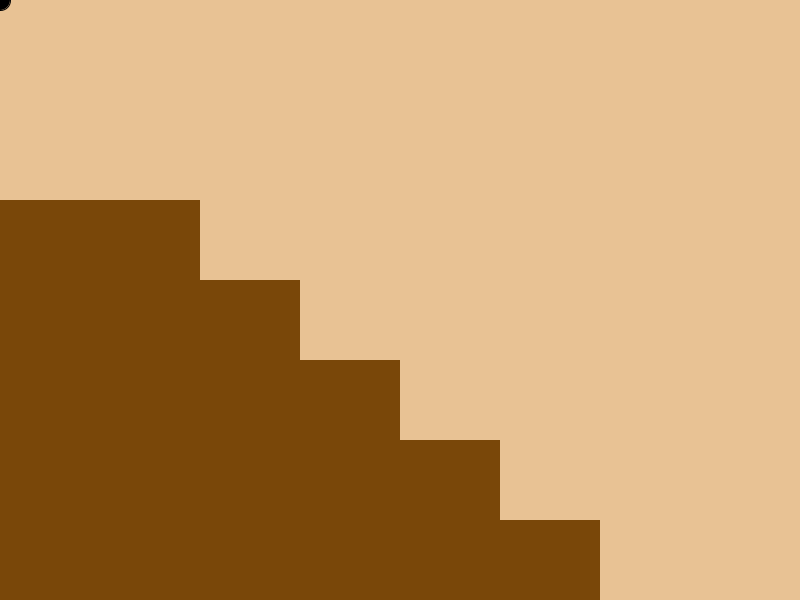
Frame 1 (no input)
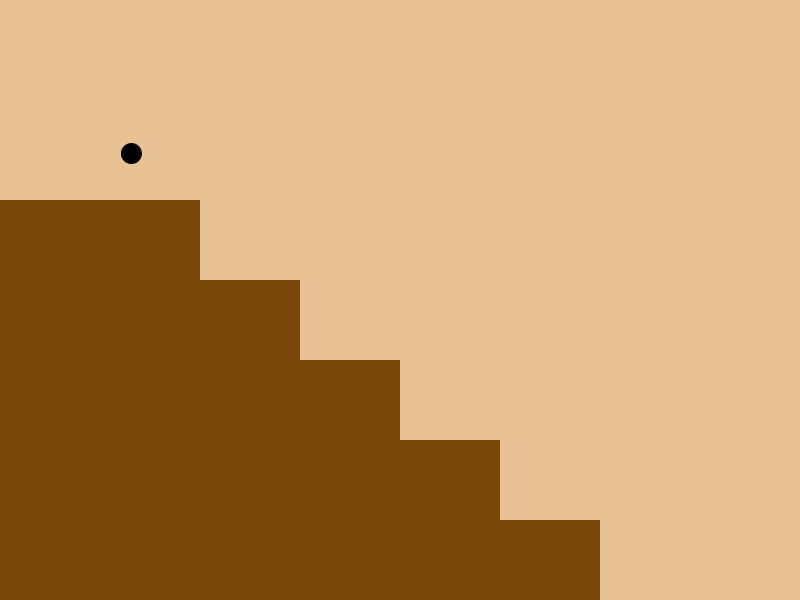
Frame 60 (the mouse pressed at the canvas centre just before this capture)
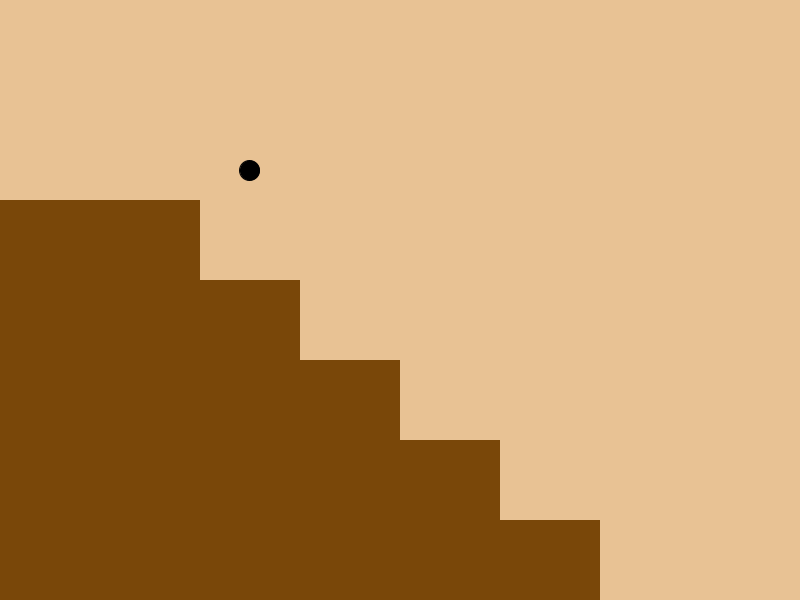
Frame 120 (the mouse held since frame 60 and released just before this capture)

The Processing sketch that drew these frames (run headless with seeded random() and noise(); from frame 60 on, the mouse is pressed at the canvas centre):

// Processing sketch: processing_54899
// ── processing_54899.pde

float x;
float y;
float spdX;
float spdY;
float r;
float gravity;
float damping;
float friction;
int stairCount = 5;
float xPos = -400;
float yPos = 200;

void setup() {
  size(800, 600);
  stairs();
  spdX = 2.25;
  spdY = 0.0;
  r = 5.0;
  gravity = .16;
  damping = .75;
  friction = .88;
  
  /*
   pushMatrix();
  fill(0);
  rect(600, 25, 125, 175);
  popMatrix();
  
   pushMatrix();
  fill(84, 131, 234);
  rect(607, 32, 110, 160);
  popMatrix();
  */
}

void draw() {

  ball();
  stairs();

 
}

void stairs() {
  noStroke();
  fill(121, 71, 9);
  beginShape();
  for (int i=-1; i<stairCount; i++) {
    rect(xPos, yPos, 600, 120);
    xPos += 100;
    yPos += 80;
  }
  endShape();
  xPos = -400;
  yPos = 200;
}

void ball() {
  background(232, 194, 148);
  fill(0);
  stroke(0);
  ellipse(x, y, r*4, r*4);
  x+=spdX;
  spdY += gravity;
  y+=spdY;

  if (x>width-r) {
    x = width-r;
    spdX*=-1;
  } 
  if (x < r) {
    x = r;
    spdX*=-1;
  } 
  if (y>height-r) {
    y = height-r;
    spdY*=-1;
    spdY *= damping;
    spdX *= friction;
  } 
  else if (y<r) {
    y = r;
    spdY*=-1;
  } 
  if (y>200-r && x<200) {
    y = 200-r;
    spdY*=-1;
    spdY *= damping;
    spdX *= friction;
  } 
  if (y> 280-r && x>200 && x<300) {
    y = 280-r;
    spdY*=-1;
    spdY *= damping;
    spdX *= friction;
  } 
  if (y>360-r && x>300 && x<400) {
    y = 360-r;
    spdY*=-1;
    spdY *= damping;
    spdX *= friction;
  } 
  if (y>440-r && x>400 && x<500) {
    y = 440-r;
    spdY*=-1;
    spdY *= damping;
    spdX *= friction;
  } 
  if (y>520-r && x>500 && x<600) {
    y = 520-r;
    spdY*=-1;
    spdY *= damping;
    spdX *= friction;
  }
}
